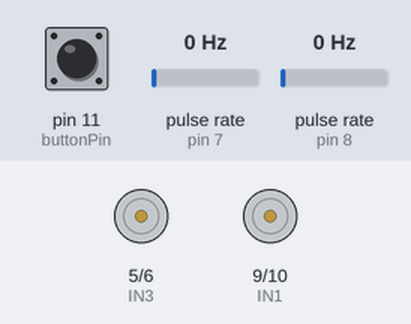
Bench run of a sketch on a simulated Arduino Uno, built with avr-gcc and run on an emulated ATmega328P. On the bench: motor-driver pin pairs drawn as motors (green arrow = first pin HIGH = forward, orange = second pin HIGH = backward, longer = more drive). Wiring (inferred from the names in the program): 2 × pulse sensor: data pin 7 / data pin 8. The inputs (shaded band) are chosen by the test bench; at power-on: pin 11 (buttonPin) HIGH, pulse rate (sensors on pin 7, pin 8) 0 Hz. What the sketch prints to the serial monitor is not drawn.

Above: at 1.2 s.
1.3 s: pin 11 (buttonPin) pulled LOW for 0.15 s
At 1.9 s:
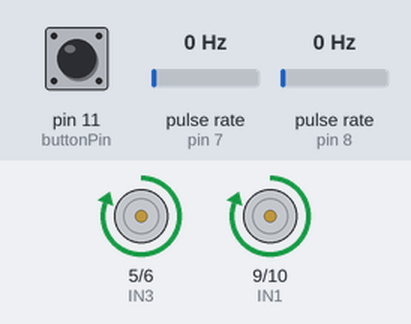
4.4 s: pin 11 (buttonPin) pulled LOW for 1 s
At 4.58 s:
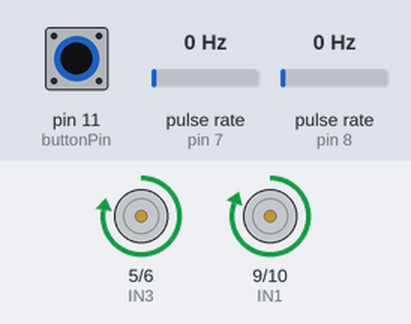
7.4 s: pin 11 (buttonPin) driven LOW
10.4 s: pulse rate (sensor on pin 7) set to 50 Hz
At 12.6 s:
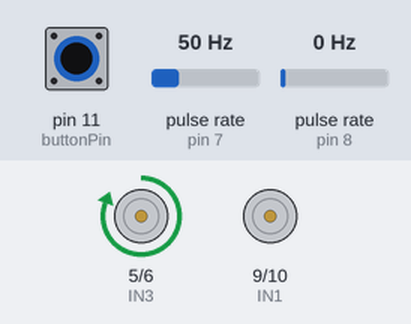
13.4 s: pulse rate (sensor on pin 8) set to 150 Hz
At 13.56 s:
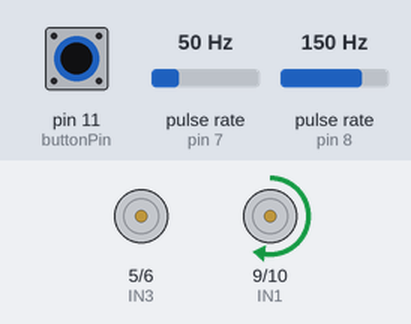
16.4 s: pulse rate (sensor on pin 7) set to 4 Hz
Timing chart, 0 to 19.1 s (numbered marks = the images above; inputs shaded):
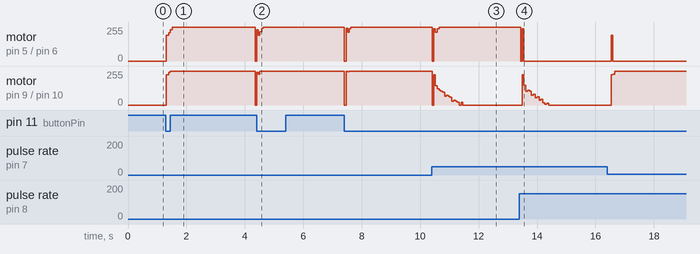

Measured:
- after the input at 1.3 s, motor on pin 5 (IN3) / pin 6 (IN4), motor on pin 9 (IN1) / pin 10 (IN2): stopped → forward 255/255 at once, → stopped 3.0 s later
- after the input at 4.4 s, motor on pin 5 (IN3) / pin 6 (IN4), motor on pin 9 (IN1) / pin 10 (IN2): stopped → forward 255/255 at once

The sketch:

PDtuningBoth.ino
```cpp
#include <PinChangeInterrupt.h>

// The "state" structure includes both position and velocity information
struct state {
  float x;
  float v;
};

#define buttonPin 11

#define EncoderMotorLeft 7
#define EncoderMotorRight 8

#define A 0
#define B 1

// If you have a kit with the moto shield, set this to true
// If you have the Dual H-Bridge controller w/o the shield, set to false
#define SHIELD false
//SHIELD Pin varables - cannot be changed
#define motorApwm 3
#define motorAdir 12
#define motorBpwm 11
#define motorBdir 13
//Driver Pin variable - any 4 analog pins (marked with ~ on your board)
#define IN1 9
#define IN2 10
#define IN3 5
#define IN4 6

volatile int leftEncoderCount = 0;
volatile int rightEncoderCount = 0;
volatile int dir = 1;

// TODO: Max speed of each motor in counts/sec
float maxSpeedA = 93.7;
float maxSpeedB = 112.4;

// TODO: Set a desired speed (in counts/second)
float Vdesired = 75;

// TODO: Choose gains
float Kp[] = {6.0, 6.0};
float Kd[] = {0.3, 0.3};


int PDdelay = 20;
unsigned long nextPDtime = 0;
int printDelay = 100;
unsigned long nextPrintTime = 0;


void setup() {
  // TODO: Initialize buttonPin as an INPUT_PULLUP
  pinMode(buttonPin, INPUT_PULLUP);
  motor_setup();
  encoder_setup();
  Serial.begin(9600);
  // Headers for data output to PLX-DAQ
  Serial.print("LABEL, Time, Target, Left Encoder Counts, Right Encoder Counts, ");
  Serial.print("Proportional Left, Differential Left, ");
  Serial.println("Proportional Right, Differential Right,");
}

void loop() {
  while (digitalRead(buttonPin) == true); // Halts program by iterating digitalRead until button is pressed

  // Reset encoder counts at the beginning of the movement.
  float Xd, Vd, VA, VB;
  int encA, encB;

  unsigned long startTime = millis();
  int cmdA = 0;
  int cmdB = 0;
  leftEncoderCount = 0;
  rightEncoderCount = 0;
  int prevEncA = 0;
  int prevEncB = 0;

  while (millis() - startTime < 3000) {
    unsigned long now = millis() - startTime;
    run_motor(A, cmdA);
    run_motor(B, cmdB);
    if (now > nextPDtime) { // We only update the controller perdiodically
      // Uses the targetState function below to identify the target position and velocity
      // These will be used to calculate our errors.
      struct state currentTarget = targetState(now/1000.0, Vdesired);
      Xd = currentTarget.x; // Desired position
      Vd = currentTarget.v; // Desired speed

      // Feed forward terms choose the PWM that your motor WOULD choose
      // if speed linearly depended on PWM
      // This is an open loop term
      float feedForwardA = map(Vd, 0, maxSpeedA, 0, 255);
      float feedForwardB = map(Vd, 0, maxSpeedB, 0, 255);

      // Save the current encoder count, to keep all calculations based on the same measurement
      encA = leftEncoderCount;
      encB = rightEncoderCount;

      // Calculate the velocity based on the difference between current and previous
      // encoder counts. The 1000 converts milliseconds to seconds.
      VA = (encA - prevEncA) * 1000.0/PDdelay;
      VB = (encB - prevEncB) * 1000.0/PDdelay;

      // Update the previous encoder counts
      prevEncA = encA;
      prevEncB = encB;

      cmdA = pdController(feedForwardA, Vd-VA, Xd-encA, Kp[0], Kd[0]);
      cmdB = pdController(feedForwardB, Vd-VB, Xd-encB, Kp[1], Kd[1]);
    }
    if (now > nextPrintTime) {
      Serial.print("DATA, TIME, ");
      Serial.print(Xd);
      Serial.print(", ");
      Serial.print(encA);
      Serial.print(", ");
      Serial.print(encB);
      Serial.print(", ");
      Serial.print(Kp[0]*(Xd-encA));
      Serial.print(", ");
      Serial.print(Kd[0]*(Vd-VA));
      Serial.print(", ");
      Serial.print(Kp[1]*(Xd-encB));
      Serial.print(", ");
      Serial.print(Kd[1]*(Vd-VA));
      Serial.print(", ");
      Serial.println();
    }
  }
  run_motor(A, 0);
  run_motor(B, 0);
}

struct state targetState(float time, float Vdesired) {
  // TODO: Calculate the desired position and velocity at given sample time.
  struct state output;
  output.x = Vdesired*time; // output desired position
  output.v = Vdesired; // output desired velocity
  return output;
}

int pdController(float FF, float Verr, float Xerr, float kp, float kd) {
  // Implements Feed-forward + feedback control
  int u = FF + kp*Xerr + kd*Verr;
  int cmd = constrain(u, 0, 255);
  return cmd;
}
```

encoders.ino
```cpp
void encoder_setup() {
  Serial.print("Encoder Testing Program ");
  Serial.print("Now setting up the Left Encoder: Pin ");
  Serial.print(EncoderMotorLeft);
  Serial.println();

  pinMode(EncoderMotorLeft, INPUT_PULLUP); //set the pin to input
  // The following code sets up the PinChange Interrupt
  // Valid interrupt modes are: RISING, FALLING or CHANGE
  attachPinChangeInterrupt(digitalPinToPinChangeInterrupt(EncoderMotorLeft), indexLeftEncoderCount, CHANGE);
  /////////////////////////////////////////////////
  Serial.print("Now setting up the Right Encoder: Pin ");
  Serial.print(EncoderMotorRight);
  Serial.println();
  pinMode(EncoderMotorRight, INPUT_PULLUP); //set the pin to input
  attachPinChangeInterrupt(digitalPinToPinChangeInterrupt(EncoderMotorRight), indexRightEncoderCount, CHANGE);
}

//////////////////////////////////////////////////////////
// Interrupt functions for encoders //
//////////////////////////////////////////////////////////
void indexLeftEncoderCount()
{
  leftEncoderCount++;
}
//////////////////////////////////////////////////////////
void indexRightEncoderCount()
{
  rightEncoderCount++;
}
```

motors.ino
```cpp
void motor_setup() {
  if (SHIELD) { //if you're using the motoshield
    //define Sheild pins as outputs
    pinMode(motorApwm, OUTPUT);
    pinMode(motorAdir, OUTPUT);
    pinMode(motorBpwm, OUTPUT);
    pinMode(motorBdir, OUTPUT);
    // initialize all pins to zero
    digitalWrite(motorApwm, 0);
    digitalWrite(motorAdir, 0);
    digitalWrite(motorBpwm, 0);
    digitalWrite(motorBdir, 0);
  } else { // if using dual motor driver
    // define driver pins as outputs
    pinMode(IN1, OUTPUT);
    pinMode(IN2, OUTPUT);
    pinMode(IN3, OUTPUT);
    pinMode(IN4, OUTPUT);
    // initialize all pins to zero
    digitalWrite(IN1, 0);
    digitalWrite(IN2, 0);
    digitalWrite(IN3, 0);
    digitalWrite(IN4, 0);
  } // end if
  return;
} // end function


// int motor is the defined A or B
// pwm = the power cycle you want to use
void run_motor(int motor, int pwm) {
  int dir = (pwm/abs(pwm))> 0; // returns if direction is forward (1) or reverse (0)
  pwm = abs(pwm); // only positive values can be sent to the motor

  if (SHIELD) { // if using motor shield
    switch (motor) { // find which motor to control
      case A: // if A, write A pins
        digitalWrite(motorAdir, dir); // dir is either 1 (forward) or 0 (reverse)
        analogWrite(motorApwm, pwm); // pwm is an analog value 0-255
        break; // end case A
      case B: // if B, write B pins
        digitalWrite(motorBdir, dir); // dir is either 1 (forward) or 0 (reverse)
        analogWrite(motorBpwm, pwm); // pwm is an analog value 0-255
        break; // end case A
    } // end switch statement
  } // end if
  else { // if using dual motor drivers
    switch (motor) { // find which motor to control
      case A: // if A, write A pins
        if (dir) { // If dir is forward
          analogWrite(IN1, pwm);  // IN1 is the forward pwm pin
          digitalWrite(IN2, LOW); // IN2 is low
        } else {
          digitalWrite(IN1, LOW); // IN1 is low
          analogWrite(IN2, pwm);  // IN2 is the reverse pwm pin
        } // end if
        break; // end case A
      case B: // if B, write B pins
        if (dir) { // if dir is forward
          analogWrite(IN3, pwm);  // IN3 is the forward pwm pin
          digitalWrite(IN4, LOW); // IN4 is low
        } else {
          digitalWrite(IN3, LOW); //IN3 is low
          analogWrite(IN4, pwm);  // IN4 is the reverse pwm pin
        } // end if
        break; // end case B
    } // end switch case
  } //end if
  return;
} // end function
```
